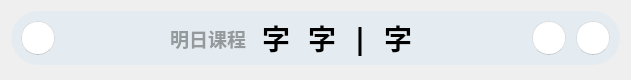
<?xml version="1.0" encoding="UTF-8"?>
<ui version="4.0">
 <class>Form</class>
 <widget class="QWidget" name="Form">
  <property name="enabled">
   <bool>true</bool>
  </property>
  <property name="geometry">
   <rect>
    <x>0</x>
    <y>0</y>
    <width>631</width>
    <height>80</height>
   </rect>
  </property>
  <property name="sizePolicy">
   <sizepolicy hsizetype="Preferred" vsizetype="Fixed">
    <horstretch>0</horstretch>
    <verstretch>0</verstretch>
   </sizepolicy>
  </property>
  <property name="minimumSize">
   <size>
    <width>0</width>
    <height>80</height>
   </size>
  </property>
  <property name="maximumSize">
   <size>
    <width>16777215</width>
    <height>80</height>
   </size>
  </property>
  <property name="windowTitle">
   <string>今日课程</string>
  </property>
  <layout class="QFormLayout" name="formLayout">
   <item row="0" column="0" colspan="2">
    <widget class="QFrame" name="background">
     <property name="sizePolicy">
      <sizepolicy hsizetype="Expanding" vsizetype="Preferred">
       <horstretch>0</horstretch>
       <verstretch>0</verstretch>
      </sizepolicy>
     </property>
     <property name="minimumSize">
      <size>
       <width>0</width>
       <height>54</height>
      </size>
     </property>
     <property name="maximumSize">
      <size>
       <width>16777215</width>
       <height>54</height>
      </size>
     </property>
     <property name="styleSheet">
      <string notr="true">background-color: rgba(229, 236, 241, 255); border-radius: 27px;</string>
     </property>
     <property name="frameShape">
      <enum>QFrame::StyledPanel</enum>
     </property>
     <property name="frameShadow">
      <enum>QFrame::Raised</enum>
     </property>
     <layout class="QVBoxLayout" name="verticalLayout_3">
      <property name="spacing">
       <number>0</number>
      </property>
      <property name="leftMargin">
       <number>10</number>
      </property>
      <property name="topMargin">
       <number>0</number>
      </property>
      <property name="rightMargin">
       <number>10</number>
      </property>
      <property name="bottomMargin">
       <number>0</number>
      </property>
      <item>
       <layout class="QHBoxLayout" name="horizontalLayout">
        <item>
         <widget class="QPushButton" name="pushButton_switch">
          <property name="enabled">
           <bool>false</bool>
          </property>
          <property name="sizePolicy">
           <sizepolicy hsizetype="Fixed" vsizetype="Fixed">
            <horstretch>0</horstretch>
            <verstretch>0</verstretch>
           </sizepolicy>
          </property>
          <property name="minimumSize">
           <size>
            <width>34</width>
            <height>34</height>
           </size>
          </property>
          <property name="baseSize">
           <size>
            <width>0</width>
            <height>0</height>
           </size>
          </property>
          <property name="toolTip">
           <string>换课</string>
          </property>
          <property name="styleSheet">
           <string notr="true">background-color: rgb(255, 255, 255);
border: 1px solid;
border-color: rgba(0, 0, 0, 20);
border-bottom-color: rgba(0, 0, 0, 40);
border-radius: 17px;</string>
          </property>
          <property name="text">
           <string/>
          </property>
          <property name="icon">
           <iconset>
            <normaloff>img/switch.svg</normaloff>img/switch.svg</iconset>
          </property>
          <property name="iconSize">
           <size>
            <width>18</width>
            <height>18</height>
           </size>
          </property>
         </widget>
        </item>
        <item>
         <spacer name="horizontalSpacer_fixed_left">
          <property name="orientation">
           <enum>Qt::Horizontal</enum>
          </property>
          <property name="sizeType">
           <enum>QSizePolicy::Fixed</enum>
          </property>
          <property name="sizeHint" stdset="0">
           <size>
            <width>16</width>
            <height>20</height>
           </size>
          </property>
         </spacer>
        </item>
        <item>
         <spacer name="horizontalSpacer_ex_left">
          <property name="orientation">
           <enum>Qt::Horizontal</enum>
          </property>
          <property name="sizeHint" stdset="0">
           <size>
            <width>40</width>
            <height>20</height>
           </size>
          </property>
         </spacer>
        </item>
        <item>
         <widget class="QLabel" name="tomorrow_course_text">
          <property name="font">
           <font>
            <family>HarmonyOS Sans SC</family>
            <pointsize>14</pointsize>
            <weight>75</weight>
            <italic>false</italic>
            <bold>true</bold>
           </font>
          </property>
          <property name="styleSheet">
           <string notr="true">border: none;
color: rgba(0, 0, 0, 90);
font-weight: bold;
background: none;</string>
          </property>
          <property name="text">
           <string>明日课程</string>
          </property>
          <property name="textFormat">
           <enum>Qt::PlainText</enum>
          </property>
          <property name="alignment">
           <set>Qt::AlignLeading|Qt::AlignLeft|Qt::AlignVCenter</set>
          </property>
         </widget>
        </item>
        <item>
         <spacer name="horizontalSpacer_fixed_left_2">
          <property name="orientation">
           <enum>Qt::Horizontal</enum>
          </property>
          <property name="sizeType">
           <enum>QSizePolicy::Fixed</enum>
          </property>
          <property name="sizeHint" stdset="0">
           <size>
            <width>10</width>
            <height>20</height>
           </size>
          </property>
         </spacer>
        </item>
        <item>
         <layout class="QHBoxLayout" name="horizontalLayout_lesson_list">
          <item>
           <widget class="QFrame" name="backgnd_2">
            <property name="minimumSize">
             <size>
              <width>40</width>
              <height>40</height>
             </size>
            </property>
            <property name="maximumSize">
             <size>
              <width>16777215</width>
              <height>40</height>
             </size>
            </property>
            <property name="styleSheet">
             <string notr="true">border-radius: 20px;
background-color: none</string>
            </property>
            <property name="frameShape">
             <enum>QFrame::StyledPanel</enum>
            </property>
            <property name="frameShadow">
             <enum>QFrame::Raised</enum>
            </property>
            <layout class="QHBoxLayout" name="horizontalLayout_7">
             <property name="spacing">
              <number>0</number>
             </property>
             <property name="leftMargin">
              <number>6</number>
             </property>
             <property name="topMargin">
              <number>0</number>
             </property>
             <property name="rightMargin">
              <number>6</number>
             </property>
             <property name="bottomMargin">
              <number>0</number>
             </property>
             <item>
              <widget class="QLabel" name="next_lesson_text_2">
               <property name="font">
                <font>
                 <family>HarmonyOS Sans SC</family>
                 <pointsize>21</pointsize>
                 <weight>75</weight>
                 <italic>false</italic>
                 <bold>true</bold>
                </font>
               </property>
               <property name="styleSheet">
                <string notr="true">border: none;
color: rgb(0, 0, 0);
font-weight: bold;
background: none;</string>
               </property>
               <property name="text">
                <string>字</string>
               </property>
               <property name="textFormat">
                <enum>Qt::PlainText</enum>
               </property>
               <property name="alignment">
                <set>Qt::AlignLeading|Qt::AlignLeft|Qt::AlignVCenter</set>
               </property>
              </widget>
             </item>
            </layout>
           </widget>
          </item>
          <item>
           <spacer name="horizontalSpacer_2_to_3">
            <property name="orientation">
             <enum>Qt::Horizontal</enum>
            </property>
            <property name="sizeType">
             <enum>QSizePolicy::Fixed</enum>
            </property>
            <property name="sizeHint" stdset="0">
             <size>
              <width>6</width>
              <height>20</height>
             </size>
            </property>
           </spacer>
          </item>
          <item>
           <widget class="QFrame" name="backgnd_3">
            <property name="minimumSize">
             <size>
              <width>40</width>
              <height>40</height>
             </size>
            </property>
            <property name="maximumSize">
             <size>
              <width>16777215</width>
              <height>40</height>
             </size>
            </property>
            <property name="styleSheet">
             <string notr="true">border-radius: 20px;
background-color: none</string>
            </property>
            <property name="frameShape">
             <enum>QFrame::StyledPanel</enum>
            </property>
            <property name="frameShadow">
             <enum>QFrame::Raised</enum>
            </property>
            <layout class="QHBoxLayout" name="horizontalLayout_9">
             <property name="spacing">
              <number>0</number>
             </property>
             <property name="leftMargin">
              <number>6</number>
             </property>
             <property name="topMargin">
              <number>0</number>
             </property>
             <property name="rightMargin">
              <number>6</number>
             </property>
             <property name="bottomMargin">
              <number>0</number>
             </property>
             <item>
              <widget class="QLabel" name="next_lesson_text_3">
               <property name="font">
                <font>
                 <family>HarmonyOS Sans SC</family>
                 <pointsize>21</pointsize>
                 <weight>75</weight>
                 <italic>false</italic>
                 <bold>true</bold>
                </font>
               </property>
               <property name="styleSheet">
                <string notr="true">border: none;
color: rgb(0, 0, 0);
font-weight: bold;
background: none;</string>
               </property>
               <property name="text">
                <string>字</string>
               </property>
               <property name="textFormat">
                <enum>Qt::PlainText</enum>
               </property>
               <property name="alignment">
                <set>Qt::AlignLeading|Qt::AlignLeft|Qt::AlignVCenter</set>
               </property>
              </widget>
             </item>
            </layout>
           </widget>
          </item>
          <item>
           <spacer name="horizontalSpacer_3_to_divider">
            <property name="orientation">
             <enum>Qt::Horizontal</enum>
            </property>
            <property name="sizeType">
             <enum>QSizePolicy::Fixed</enum>
            </property>
            <property name="sizeHint" stdset="0">
             <size>
              <width>10</width>
              <height>20</height>
             </size>
            </property>
           </spacer>
          </item>
          <item>
           <widget class="QLabel" name="next_lesson_text_divider">
            <property name="font">
             <font>
              <family>HarmonyOS Sans SC</family>
              <pointsize>21</pointsize>
              <weight>75</weight>
              <italic>false</italic>
              <bold>true</bold>
             </font>
            </property>
            <property name="styleSheet">
             <string notr="true">border: none;
color: rgb(0, 0, 0);
font-weight: bold;
background: none;</string>
            </property>
            <property name="text">
             <string>|</string>
            </property>
            <property name="textFormat">
             <enum>Qt::PlainText</enum>
            </property>
            <property name="alignment">
             <set>Qt::AlignCenter</set>
            </property>
           </widget>
          </item>
          <item>
           <spacer name="horizontalSpacer_divider_to_4">
            <property name="orientation">
             <enum>Qt::Horizontal</enum>
            </property>
            <property name="sizeType">
             <enum>QSizePolicy::Fixed</enum>
            </property>
            <property name="sizeHint" stdset="0">
             <size>
              <width>10</width>
              <height>20</height>
             </size>
            </property>
           </spacer>
          </item>
          <item>
           <widget class="QFrame" name="backgnd_4">
            <property name="minimumSize">
             <size>
              <width>40</width>
              <height>40</height>
             </size>
            </property>
            <property name="maximumSize">
             <size>
              <width>16777215</width>
              <height>40</height>
             </size>
            </property>
            <property name="styleSheet">
             <string notr="true">border-radius: 20px;
background-color: none</string>
            </property>
            <property name="frameShape">
             <enum>QFrame::StyledPanel</enum>
            </property>
            <property name="frameShadow">
             <enum>QFrame::Raised</enum>
            </property>
            <layout class="QHBoxLayout" name="horizontalLayout_8">
             <property name="spacing">
              <number>0</number>
             </property>
             <property name="leftMargin">
              <number>6</number>
             </property>
             <property name="topMargin">
              <number>0</number>
             </property>
             <property name="rightMargin">
              <number>6</number>
             </property>
             <property name="bottomMargin">
              <number>0</number>
             </property>
             <item>
              <widget class="QLabel" name="next_lesson_text_4">
               <property name="font">
                <font>
                 <family>HarmonyOS Sans SC</family>
                 <pointsize>21</pointsize>
                 <weight>75</weight>
                 <italic>false</italic>
                 <bold>true</bold>
                </font>
               </property>
               <property name="styleSheet">
                <string notr="true">border: none;
color: rgb(0, 0, 0);
font-weight: bold;
background: none;</string>
               </property>
               <property name="text">
                <string>字</string>
               </property>
               <property name="textFormat">
                <enum>Qt::PlainText</enum>
               </property>
               <property name="alignment">
                <set>Qt::AlignLeading|Qt::AlignLeft|Qt::AlignVCenter</set>
               </property>
              </widget>
             </item>
            </layout>
           </widget>
          </item>
         </layout>
        </item>
        <item>
         <spacer name="horizontalSpacer_ex_right">
          <property name="orientation">
           <enum>Qt::Horizontal</enum>
          </property>
          <property name="sizeHint" stdset="0">
           <size>
            <width>40</width>
            <height>20</height>
           </size>
          </property>
         </spacer>
        </item>
        <item>
         <spacer name="horizontalSpacer_fixed_right">
          <property name="orientation">
           <enum>Qt::Horizontal</enum>
          </property>
          <property name="sizeType">
           <enum>QSizePolicy::Fixed</enum>
          </property>
          <property name="sizeHint" stdset="0">
           <size>
            <width>16</width>
            <height>20</height>
           </size>
          </property>
         </spacer>
        </item>
        <item>
         <widget class="QPushButton" name="pushButton_light">
          <property name="enabled">
           <bool>true</bool>
          </property>
          <property name="sizePolicy">
           <sizepolicy hsizetype="Fixed" vsizetype="Fixed">
            <horstretch>0</horstretch>
            <verstretch>0</verstretch>
           </sizepolicy>
          </property>
          <property name="minimumSize">
           <size>
            <width>34</width>
            <height>34</height>
           </size>
          </property>
          <property name="toolTip">
           <string>白板模式</string>
          </property>
          <property name="styleSheet">
           <string notr="true">background-color: rgb(255, 255, 255);
border: 1px solid;
border-color: rgba(0, 0, 0, 20);
border-bottom-color: rgba(0, 0, 0, 40);
border-radius: 17px;</string>
          </property>
          <property name="text">
           <string/>
          </property>
          <property name="icon">
           <iconset>
            <normaloff>img/light.svg</normaloff>img/light.svg</iconset>
          </property>
          <property name="iconSize">
           <size>
            <width>18</width>
            <height>18</height>
           </size>
          </property>
         </widget>
        </item>
        <item>
         <spacer name="horizontalSpacer_icon">
          <property name="orientation">
           <enum>Qt::Horizontal</enum>
          </property>
          <property name="sizeType">
           <enum>QSizePolicy::Fixed</enum>
          </property>
          <property name="sizeHint" stdset="0">
           <size>
            <width>10</width>
            <height>20</height>
           </size>
          </property>
         </spacer>
        </item>
        <item>
         <widget class="QPushButton" name="pushButton_dark">
          <property name="sizePolicy">
           <sizepolicy hsizetype="Fixed" vsizetype="Fixed">
            <horstretch>0</horstretch>
            <verstretch>0</verstretch>
           </sizepolicy>
          </property>
          <property name="minimumSize">
           <size>
            <width>34</width>
            <height>34</height>
           </size>
          </property>
          <property name="toolTip">
           <string>熄屏模式</string>
          </property>
          <property name="styleSheet">
           <string notr="true">background-color: rgb(255, 255, 255);
border: 1px solid;
border-color: rgba(0, 0, 0, 20);
border-bottom-color: rgba(0, 0, 0, 40);
border-radius: 17px;</string>
          </property>
          <property name="text">
           <string/>
          </property>
          <property name="icon">
           <iconset>
            <normaloff>img/dark.svg</normaloff>img/dark.svg</iconset>
          </property>
          <property name="iconSize">
           <size>
            <width>17</width>
            <height>17</height>
           </size>
          </property>
         </widget>
        </item>
       </layout>
      </item>
     </layout>
    </widget>
   </item>
  </layout>
 </widget>
 <resources/>
 <connections/>
</ui>
